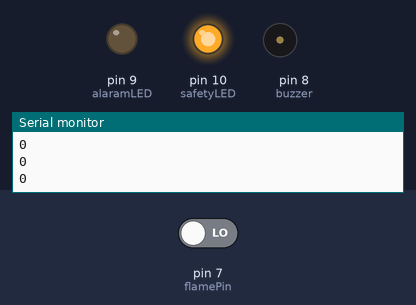
Simulated run of this sketch. Board: Arduino Uno, built with avr-gcc and run on an emulated ATmega328P. On the bench: output pins drawn as LEDs (lit = HIGH), buzzer (waves = sounding), the last lines printed to the serial monitor. Inputs (shaded band) come from the test bench; at power-on: pin 7 (flamePin) LOW. Random numbers use the default seed unless the sketch sets one.

Above: at 1.8 s.
1.9 s: pin 7 (flamePin) driven HIGH
At 2.4 s:
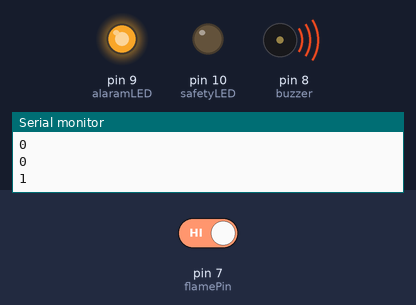
Timing chart, 0 to 10.9 s (numbered marks = the images above; inputs shaded):
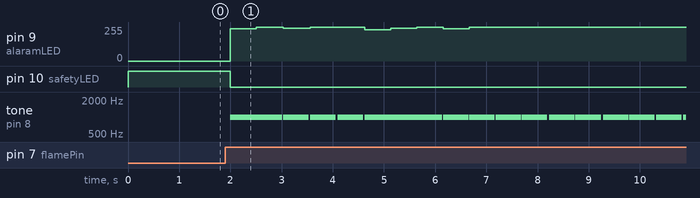

Measured:
- after the input at 1.9 s, pin 9 (alaramLED): 0/255 → 242/255 after 0.10 s, → 255/255 0.51 s later, → 245/255 0.52 s later, → 255/255 0.53 s later, … (9 changes in this stretch); pin 10 (safetyLED): HIGH → LOW after 0.10 s

The sketch:

Fire_Alarrm.ino
```cpp
/* Welcome to electronics Hub of AZ.
 *  here is the program for FIRE ALARM .
 *  For connection visit my site -
 */
int flameRead;
int flamePin = 7;
int buzzer = 8;
int alaramLED = 9;
int safetyLED = 10;

void setup()
{
  pinMode(flamePin,INPUT);
  pinMode(buzzer,OUTPUT);
  pinMode(alaramLED,OUTPUT);
  pinMode(safetyLED,OUTPUT);
  Serial.begin(9600);
}

void loop()
{
  flameRead= digitalRead(flamePin);
  Serial.println(flameRead);
  if (flameRead == 1){
    digitalWrite(safetyLED,LOW);
    tone (buzzer,1000,500);
    analogWrite(alaramLED, random(120)+235);
    delay(random(40));
  }
  else {
    digitalWrite(alaramLED,LOW);
    digitalWrite(safetyLED,HIGH);

  }
  delay(500);
}
```
